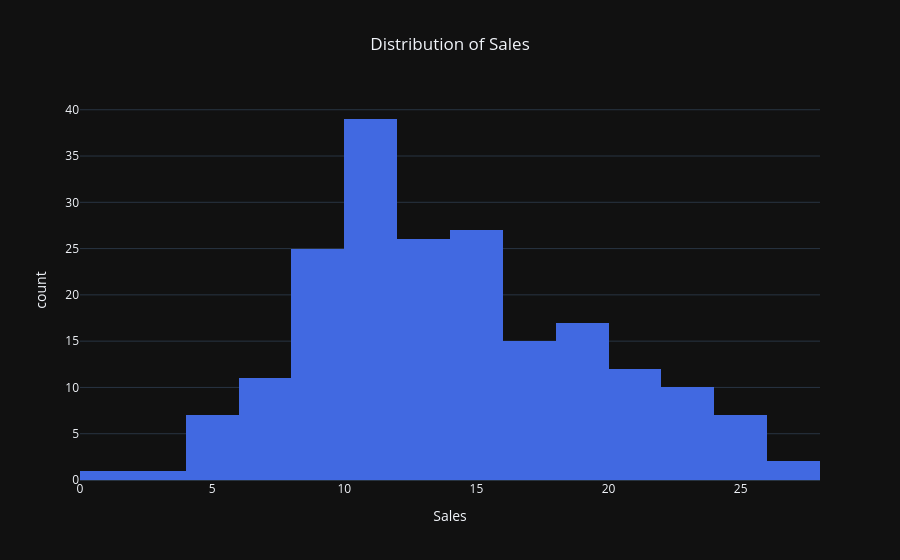

The code cell stored with this chart in its notebook:
### Markdown cell above
## Business Insight

- TV advertising has the highest investment among all channels.
- Radio advertising has moderate spending.
- Newspaper advertising receives comparatively lower investment.
- Sales vary considerably, indicating different campaign performances.

Understanding these distributions helps identify spending patterns and supports better marketing budget allocation.

### Code cell
## Interactive Histogram (Plotly)
fig = px.histogram(
    df,
    x="Sales",
    nbins=20,
    title="Distribution of Sales",
    color_discrete_sequence=["royalblue"]
)

fig.update_layout(
    template="plotly_dark",
    title_x=0.5
)

fig.show()

### Figure 1 — Plotly figure (JSON) as saved in the notebook; plotly's stock layout.template omitted (floating-point values rounded to 4 significant figures; data arrays with more than 128 entries replaced by an {"elided": "..."} marker saying what was removed)
{"data": [{"bingroup": "x", "hovertemplate": "Sales=%{x}<br>count=%{y}<extra></extra>", "legendgroup": "", "marker": {"color": "royalblue", "pattern": {"shape": ""}}, "name": "", "nbinsx": 20, "orientation": "v", "showlegend": false, "type": "histogram", "x": {"elided": "200 float values"}, "xaxis": "x", "yaxis": "y"}], "layout": {"barmode": "relative", "legend": {"tracegroupgap": 0}, "title": {"text": "Distribution of Sales", "x": 0.5}, "xaxis": {"anchor": "y", "domain": [0, 1], "title": {"text": "Sales"}}, "yaxis": {"anchor": "x", "domain": [0, 1], "title": {"text": "count"}}}}
